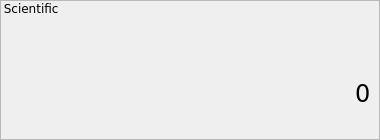
       <widget class="QFrame" name="display">
        <property name="sizePolicy">
         <sizepolicy hsizetype="Expanding" vsizetype="Expanding">
          <horstretch>0</horstretch>
          <verstretch>0</verstretch>
         </sizepolicy>
        </property>
        <property name="font">
         <font>
          <family>DejaVu Sans</family>
          <pointsize>12</pointsize>
         </font>
        </property>
        <property name="frameShape">
         <enum>QFrame::Shape::StyledPanel</enum>
        </property>
        <property name="frameShadow">
         <enum>QFrame::Shadow::Raised</enum>
        </property>
        <property name="lineWidth">
         <number>2</number>
        </property>
        <widget class="QWidget" name="verticalLayoutWidget">
         <property name="geometry">
          <rect>
           <x>0</x>
           <y>0</y>
           <width>371</width>
           <height>131</height>
          </rect>
         </property>
         <layout class="QVBoxLayout" name="displayLayout" stretch="4,6">
          <item alignment="Qt::AlignmentFlag::AlignRight|Qt::AlignmentFlag::AlignBottom">
           <widget class="QLabel" name="equationLabel">
            <property name="font">
             <font>
              <family>DejaVu Sans</family>
              <pointsize>11</pointsize>
             </font>
            </property>
            <property name="text">
             <string/>
            </property>
           </widget>
          </item>
          <item alignment="Qt::AlignmentFlag::AlignRight|Qt::AlignmentFlag::AlignVCenter">
           <widget class="QLabel" name="answerInputLabel">
            <property name="font">
             <font>
              <family>DejaVu Sans</family>
              <pointsize>18</pointsize>
             </font>
            </property>
            <property name="layoutDirection">
             <enum>Qt::LayoutDirection::LeftToRight</enum>
            </property>
            <property name="text">
             <string>0</string>
            </property>
           </widget>
          </item>
         </layout>
        </widget>
        <widget class="QLabel" name="modeDisplay">
         <property name="geometry">
          <rect>
           <x>0</x>
           <y>0</y>
           <width>71</width>
           <height>16</height>
          </rect>
         </property>
         <property name="font">
          <font>
           <family>DejaVu Sans</family>
           <pointsize>9</pointsize>
          </font>
         </property>
         <property name="text">
          <string> Scientific</string>
         </property>
        </widget>
       </widget>
